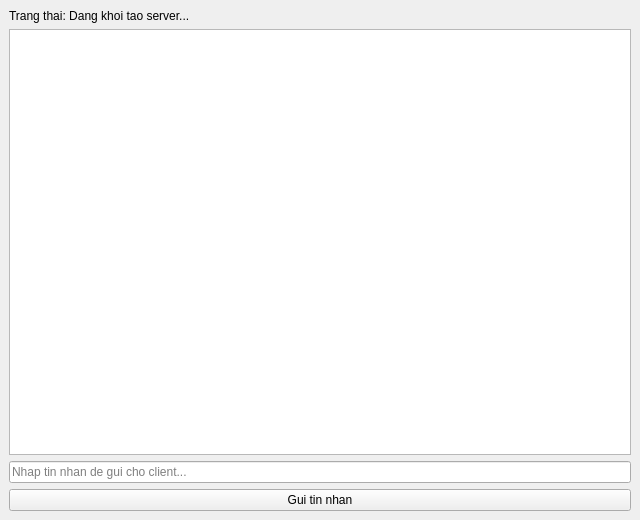
<?xml version="1.0" encoding="UTF-8"?>
<ui version="4.0">
 <class>MainWindow</class>
 <widget class="QMainWindow" name="MainWindow">
  <property name="geometry">
   <rect>
    <x>0</x>
    <y>0</y>
    <width>640</width>
    <height>520</height>
   </rect>
  </property>
  <property name="windowTitle">
   <string>TCP Chat Server</string>
  </property>
  <widget class="QWidget" name="centralwidget">
   <layout class="QVBoxLayout" name="verticalLayout">
    <item>
     <widget class="QLabel" name="lblStatus">
      <property name="text">
       <string>Trang thai: Dang khoi tao server...</string>
      </property>
     </widget>
    </item>
    <item>
     <widget class="QTextEdit" name="txtMessages">
      <property name="readOnly">
       <bool>true</bool>
      </property>
     </widget>
    </item>
    <item>
     <widget class="QLineEdit" name="txtMessage">
      <property name="placeholderText">
       <string>Nhap tin nhan de gui cho client...</string>
      </property>
     </widget>
    </item>
    <item>
     <widget class="QPushButton" name="btnSend">
      <property name="text">
       <string>Gui tin nhan</string>
      </property>
     </widget>
    </item>
   </layout>
  </widget>
 </widget>
 <resources/>
 <connections/>
</ui>
